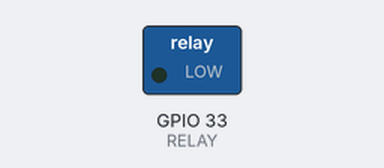
A sketch run on a simulated ESP32. Parts: switched loads named in the sketch (green lamp = pin HIGH). Dashed ring = blinking.

Above: at 0.5 s.
Timing chart, 0 to 4.6 s (numbered marks = the images above):
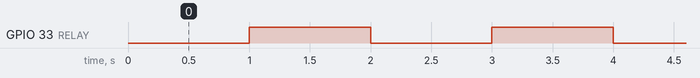

Measured:
- by itself, GPIO 33 (RELAY): alternates HIGH for 1.0 s and LOW for 1.0 s

The sketch:

LCDDHT.ino
```cpp
#define RELAY 33

void setup() {
  // put your setup code here, to run once:
  pinMode(RELAY, OUTPUT);
  digitalWrite(RELAY, HIGH);

}

void loop() {
  // put your main code here, to run repeatedly:
  digitalWrite(RELAY, LOW);
  delay(1000);
  digitalWrite(RELAY, HIGH);
  delay(1000);
}
```
